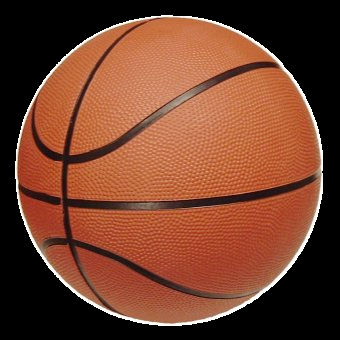
#> input picture Basketball.png, 340 x 340 px, found by its file name
$ jupyter execute PCA_compression_images.ipynb   (shell and % lines are left out)
#> lines starting #> are read from the running program, lines starting #| are printed output that depends on the picture
<a href="https://colab.research.google.com/github/anurag2506/Image-Compression-using-PCA/blob/main/PCA_compression_images.ipynb" target="_parent"></a>

[cell 1]
import numpy as np
import cv2
import matplotlib.pyplot as plt
import sklearn

[cell 2]
img = cv2.imread('/content/Untitled Folder/Basketball.png')
#> img is the input picture: shape (340, 340, 3); mean B, G, R 43.8, 64.3, 115
img = cv2.cvtColor(cv2.imread('/content/Untitled Folder/Basketball.png'), cv2.COLOR_BGR2RGB)

[cell 3]
img.shape
#> Out = (340, 340, 3)

[cell 4]
plt.imshow(img)

We have to split the image into 3 channels. We will apply PCA on each channel by trying to compress the 2 dimensional image

[cell 5]
r,g,b=cv2.split(img)
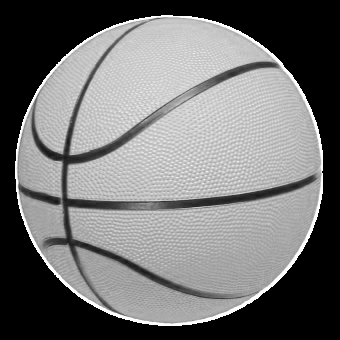
#> r: shape (340, 340); min 0, max 255, mean 115
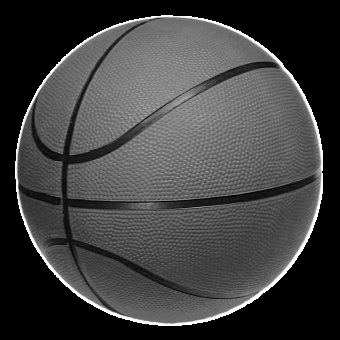
#> g: shape (340, 340); min 0, max 255, mean 64.3
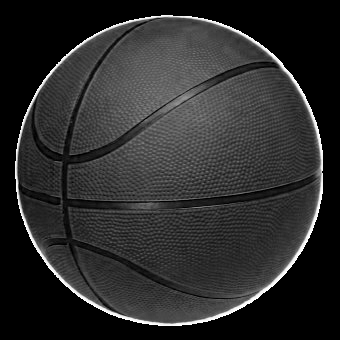
#> b: shape (340, 340); min 0, max 255, mean 43.8

normalising the image so that the values of r,g and b stay in between 1 and 0

[cell 6]
r,g,b=r/255,g/255,b/255

Now we will look into each channel to try to compress it

[cell 7]
plt.imshow(b)

[cell 8]
from sklearn.decomposition import PCA

Now we perform dimensionality reduction on a data matrix, the red channel and proceed to this with the green and blue channels as well

Then the number of pca_components is used to specify the number of components to retain after reduction using PCA

The fit(r) analyzes the data and identifies the directions of greatest variance. These directions are called pincipal **components**

The pca_components decide the clarity of the image

[cell 9]
pca_components=100

pca_r=PCA(n_components=pca_components)
reduced_r=pca_r.fit_transform(r)
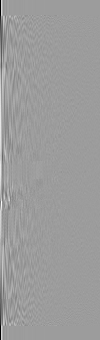
#> reduced_r: shape (340, 100) float64; min -8.49, max 5.35, mean 1.57e-17; drawn with min black and max white

pca_g=PCA(n_components=pca_components)
reduced_g=pca_g.fit_transform(g)

pca_b=PCA(n_components=pca_components)
reduced_b=pca_b.fit_transform(b)
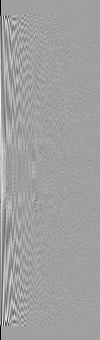
#> reduced_b: shape (340, 100) float64; min -3.47, max 2.04, mean -3.84e-17; drawn with min black and max white

[cell 10]
reduced_r.shape, reduced_g.shape, reduced_b.shape
#> Out = ((340, 100), (340, 100), (340, 100))

[cell 11]
combined=np.array([reduced_r,reduced_g,reduced_b])

[cell 12]
reconstructed_r=pca_r.inverse_transform(reduced_r)
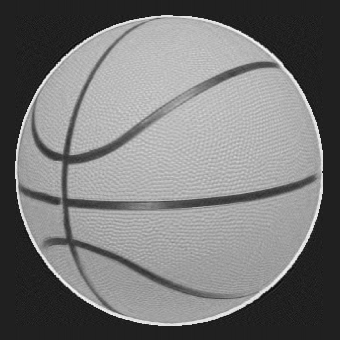
#> reconstructed_r: shape (340, 340) float64; min -0.167, max 1.15, mean 0.451; drawn with min black and max white
reconstructed_g=pca_g.inverse_transform(reduced_g)
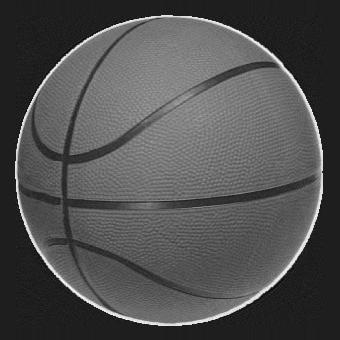
#> reconstructed_g: shape (340, 340) float64; min -0.155, max 1.14, mean 0.252; drawn with min black and max white
reconstructed_b=pca_b.inverse_transform(reduced_b)
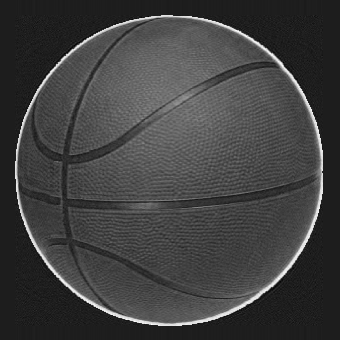
#> reconstructed_b: shape (340, 340) float64; min -0.147, max 1.11, mean 0.172; drawn with min black and max white

[cell 13]
reconstructed_r.shape
reconstructed_g.shape
reconstructed_b.shape
#> Out = (340, 340)

[cell 14]
img_reconstructed=(cv2.merge([reconstructed_r, reconstructed_g, reconstructed_b]))
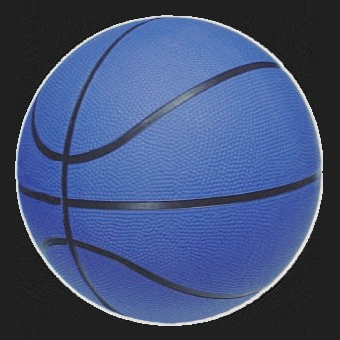
#> img_reconstructed: shape (340, 340, 3) float64; mean of channels 0, 1, 2 0.451, 0.252, 0.172; drawn with min black and max white

[cell 15]
plt.imshow(img_reconstructed)
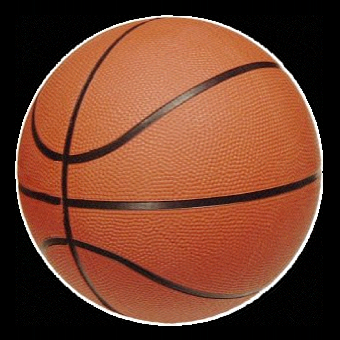
#> shown: shape (340, 340, 3) float64; mean R, G, B 0.452, 0.254, 0.173
